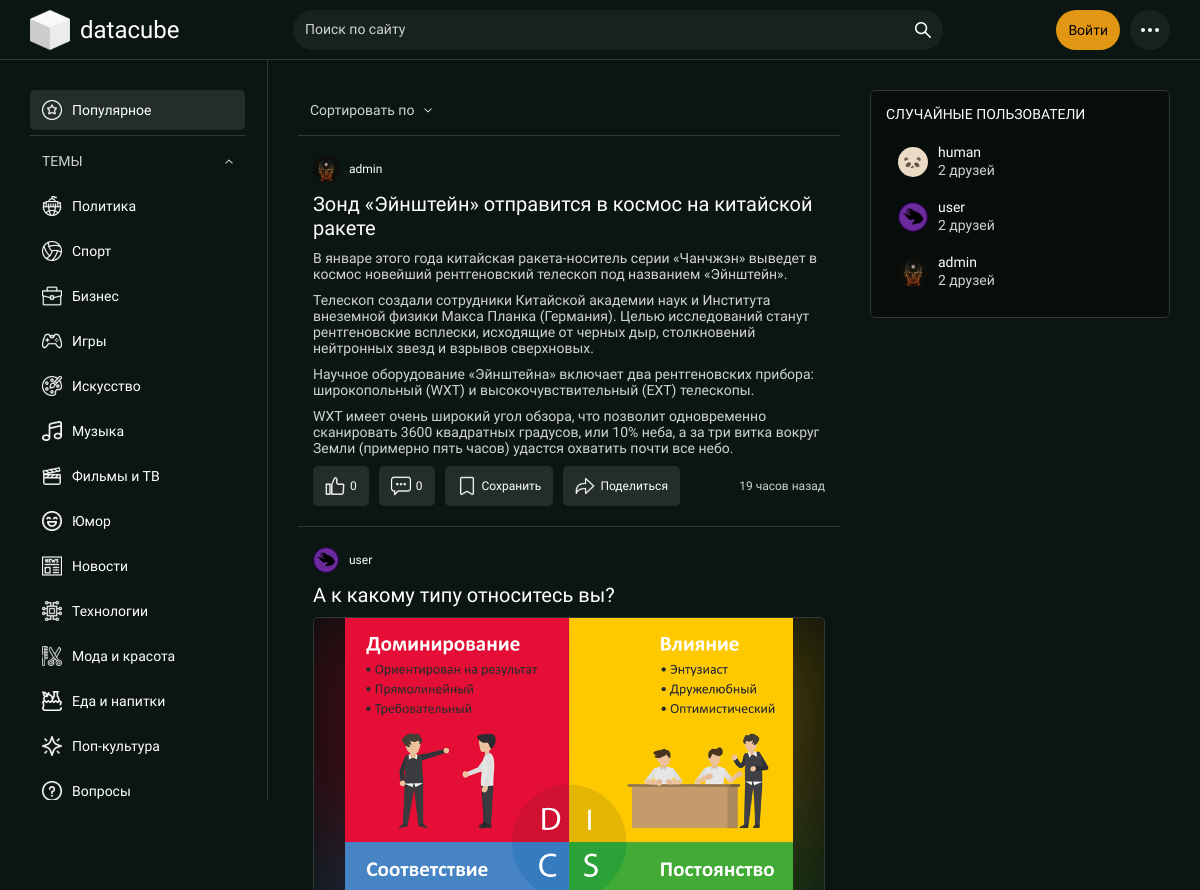
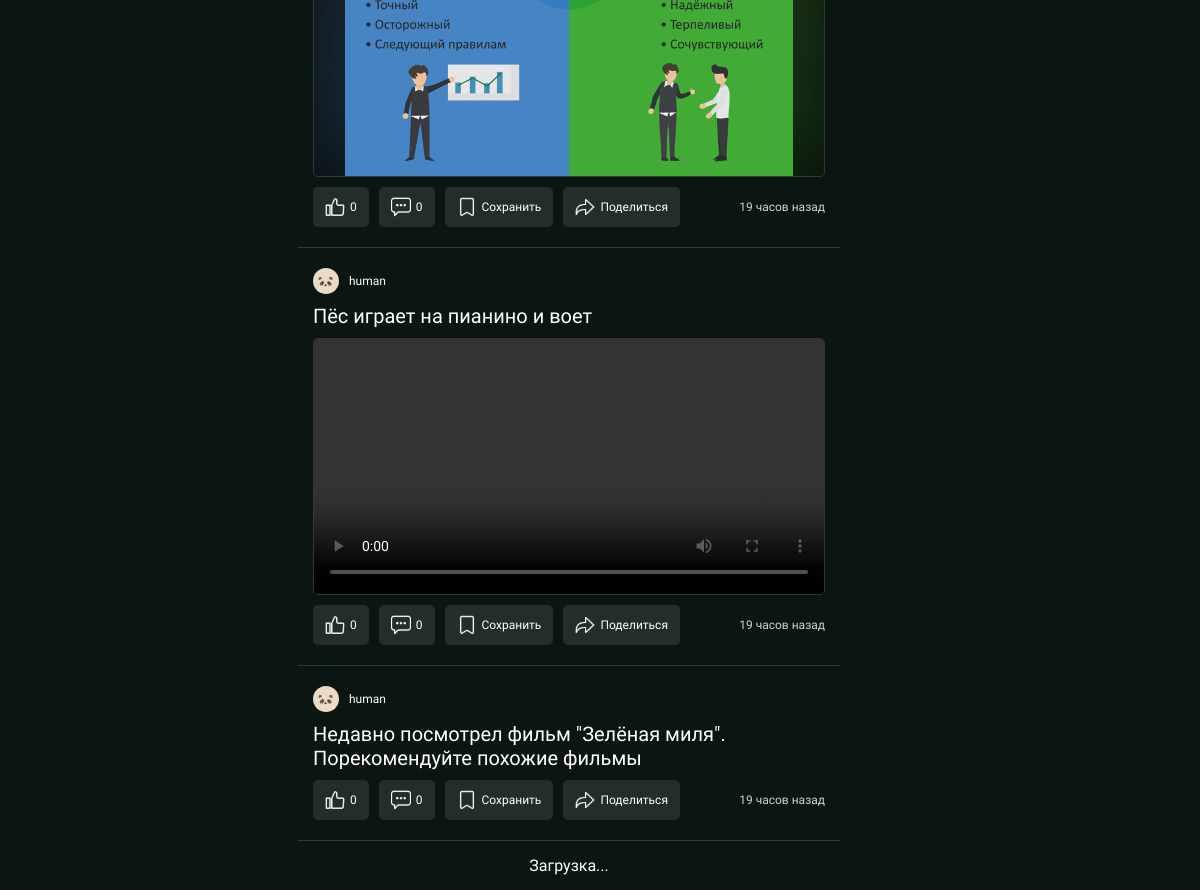
The page / on the database its author committed (2 pictures, top to bottom).
### tables this page shows
CREATE TABLE `topics` (
  `id` bigint UNSIGNED NOT NULL,
  `topic` varchar(255) DEFAULT NULL,
  `topic_image` varchar(255) DEFAULT NULL
);

CREATE TABLE `posts` (
  `id` bigint UNSIGNED NOT NULL,
  `heading` varchar(255) DEFAULT NULL,
  `text` text,
  `post_file` varchar(255) DEFAULT NULL,
  `count_likes` bigint UNSIGNED NOT NULL DEFAULT '0',
  `count_comments` bigint UNSIGNED NOT NULL DEFAULT '0',
  `created_at` timestamp NOT NULL DEFAULT CURRENT_TIMESTAMP,
  `user_id` bigint UNSIGNED NOT NULL,
  `topic_id` bigint UNSIGNED NOT NULL
);

CREATE TABLE `users` (
  `id` bigint UNSIGNED NOT NULL,
  `login` varchar(255) DEFAULT NULL,
  `password` varchar(255) DEFAULT NULL,
  `email` varchar(255) DEFAULT NULL,
  `avatar` varchar(255) DEFAULT NULL,
  `cover` varchar(255) DEFAULT NULL,
  `status` varchar(255) DEFAULT NULL,
  `count_friends` bigint UNSIGNED NOT NULL DEFAULT '0',
  `created_at` timestamp NOT NULL DEFAULT CURRENT_TIMESTAMP,
  `role_id` bigint UNSIGNED NOT NULL DEFAULT '2',
  `status_user_id` bigint UNSIGNED NOT NULL DEFAULT '1'
);

### app/action/dataOrdering/ordering.php (called while the page is built, shortened)
<?php
   $topic_filter = !empty($_GET['topic']) ? "AND `topics`.`id` = ?" : "";
   $search_filter = !empty($_GET['search']) ? "AND `posts`.`heading` LIKE ?" : "";
   $sort_filter = !empty($_GET['sort']) ? ($_GET['sort'] == 'popular' ? "ORDER BY `posts`.`count_likes` DESC" : ($_GET['sort'] == 'old' ? "ORDER BY `posts`.`created_at` ASC" : ($_GET['sort'] == 'new' ? "ORDER BY `posts`.`created_at` DESC" : header("Location: ./index.php")))) : "";
   $query = "SELECT `users`.*, `topics`.*, `posts`.*
   FROM `posts`
      LEFT JOIN `users` ON `posts`.`user_id` = `users`.`id`
      LEFT JOIN `topics` ON `posts`.`topic_id` = `topics`.`id`
   WHERE TRUE $topic_filter $search_filter $sort_filter";
   $stmt = $link->prepare($query);
   $stmt->execute();
   $posts = $stmt->get_result();
?>

### index.php (the view, shortened to what this page needs)
<?php
   require_once "./app/components/header.php";
   $possibleFriends = $link->query("SELECT * FROM `users` ORDER BY RAND() LIMIT 5");
?>
   <main>
      <div class="main-container">
         <?php require_once "./app/components/aside.php"; ?>
         <section class="main-central">
            <div class="main-central__header">
               <a href="#" class="main-central__header__btnSort">
                  Сортировать по<img src="./assets/files/arrow.svg" alt="Стрелочка" class="main-central__header__iconArrow">
               </a>
            </div>
            <div class="separator"></div>
            <div class="main-central__feedPosts" id="feed">
               <?php if($posts->num_rows > 0) { ?>
                  <?php while($post = $posts->fetch_assoc()) { ?>
                     <a href="./post.php?id=<?php echo $post['id']; ?>" class="main-central__post">
                        <div class="main-central__postHeader">
                           <span href="#" class="main-central__postCommunity">
                              <img src="./assets/files/users/avatars/<?php if($post['avatar'] != NULL) { echo $post['avatar']; } else { echo "default-avatar.jpg"; } ?>" alt="<?php echo $post['login']; ?>" class="main-central__postCommunity__icon"><?php echo $post['login']; ?>
                           </span>
                        </div>
                        <div class="main-central__postText">
                           <?php echo $post['heading']; ?>
                        </div>
                        <?php if($post['text'] != NULL) { ?>
                           <div class="main-central__postTextP">
                              <?php echo $post['text']; ?>
                           </div>
                        <?php } ?>
                        <?php if($post['post_file'] != NULL) { ?>
                           <?php $postFileType = pathinfo($post['post_file'], PATHINFO_EXTENSION); ?>
                           <?php if($postFileType == 'jpg' || $postFileType == 'jpeg' || $postFileType == 'png' || $postFileType == 'gif') { ?>
                              <div class="main-central__postImg">
                                 <div class="main-central__postImg__slot">
                                    <img src="./assets/files/posts/images/<?php echo $post['post_file']; ?>" alt="Основное изображение" class="main-central__postImg__mainImg">
                                 </div>
                              </div>
                           <?php } elseif($postFileType == 'mp4' || $postFileType == 'webm') { ?>
                              <video class="main-central__postVideo" preload="auto" controls>
                                 <source src="./assets/files/posts/videos/<?php echo $post['post_file']; ?>" type="video/<?php echo $postFileType; ?>">
                              </video>
                           <?php } ?>
                        <?php } ?>
                        <form action="./app/action/post/post-btns.php" method="POST" class="main-central__postFooter">
                           <div class="main-central__postFooter__block">
                              <?php if(isset($_SESSION['user'])) {
                                 $post_id = $post['id'];
                                 $user_id = $_SESSION['user']['id'];
                                 $like = $link->prepare("SELECT * FROM `likes` WHERE `post_id` = ? AND `user_id` = ?");
                                 $save = $link->prepare("SELECT * FROM `saved` WHERE `post_id` = ? AND `user_id` = ?");
                                 $like->bind_param('ii', $post_id, $user_id);
                                 $save->bind_param('ii', $post_id, $user_id);
                                 $like->execute();
                                 $like->store_result();
                                 $save->execute();
                                 $save->store_result();
                              ?>
                              <button name="like" class="main-central__postFooter__btn">
                                 <img src="./assets/files/<?php if($like->num_rows == 0) { echo "inactive-like.svg"; } else { echo "like-active.svg"; } ?>" alt="Лайк" class="main-central__postFooter__btnIcon">
                                 <span class="like-count"><?php echo $post['count_likes']; ?></span>
                              </button>
                              <?php } else { ?>
                              <button class="main-central__postFooter__btn header-menu__openModal">
                                 <img src="./assets/files/inactive-like.svg" alt="Лайк" class="main-central__postFooter__btnIcon">
                                 <span class="like-count"><?php echo $post['count_likes']; ?></span>
                              </button>
                              <?php } ?>
                              <div class="main-central__postFooter__btn"><img src="./assets/files/comment.svg" alt="Комментарий" class="main-central__postFooter__btnIcon"><?php echo $post['count_comments']; ?></div>
                              <?php if(isset($_SESSION['user'])) { ?>
                              <button name="save" class="main-central__postFooter__btn">
                                 <img src="./assets/files/<?php if($save->num_rows == 0) { echo "inactive-save.svg"; } else { echo "save-active.svg"; } ?>" alt="Сохранить" class="main-central__postFooter__btnIcon">
                                 <span class="save"><?php if($save->num_rows == 0) { echo "Сохранить"; } else { echo "Сохранено"; } ?></span>
                              </button>
                              <?php } else { ?>
                              <button class="main-central__postFooter__btn header-menu__openModal">
                                 <img src="./assets/files/inactive-save.svg" alt="Сохранить" class="main-central__postFooter__btnIcon">
                                 <span class="save">Сохранить</span>
                              </button>
                              <?php } ?>
                              <button class="main-central__postFooter__btn"><img src="./assets/files/share.svg" alt="Поделиться" class="main-central__postFooter__btnIcon">Поделиться</button>
                           </div>
                           <div class="main-central__postFooter__block main-central__postFooter__time">
                              19 часов назад
                           </div>
                        </form>
                     </a>
                     <div class="separator"></div>
                  <?php } ?>
                  <div id="loading">Загрузка...</div>
               <?php } else { ?>
                  <div class="main-central__feedPosts__noPosts">
                     По вашему запросу нет постов
                  </div>
               <?php } ?>
            </div>
         </section>
         <section class="main-right">
            <div class="main-right__block main-right__communities">
               <div class="main-right__communities__title">
                  СЛУЧАЙНЫЕ ПОЛЬЗОВАТЕЛИ
               </div>
               <?php while($possibleFriend = $possibleFriends->fetch_assoc()) { ?>
               <a href="./profile.php?id=<?php echo $possibleFriend['id']; ?>" class="main-right__community">
                  <img src="./assets/files/users/avatars/<?php if($possibleFriend['avatar'] != NULL) { echo $possibleFriend['avatar']; } else { echo "default-avatar.jpg"; } ?>" alt="<?php echo $possibleFriend['login']; ?>" class="main-right__community__icon">
                  <div class="main-right__community__text">
                     <span class="main-right__community__name"><?php echo $possibleFriend['login']; ?></span>
                     <span class="main-right__community__subscribers"><?php echo $possibleFriend['count_friends']; ?> друзей</span>
                  </div>
               </a>
               <?php } ?>
            </div>
         </section>
      </div>
   </main>
</body>
</html>

### app/components/header.php (shortened to what this page needs)
<?php
   require_once "./app/action/core.php";
   require_once "./app/action/dataOrdering/ordering.php";
?>
<!DOCTYPE html>
<html lang="ru">
<head>
   <link rel="stylesheet" href="./assets/styles/style.css">
</head>
<body>
   <header>
      <div class="header-container">
         <a href="./index.php" class="header-block header-logo">
            <img src="./assets/files/logo.svg" alt="Логотип" class="header-logo__iconLogo">
            <span class="header-logo__title">datacube</span>
         </a>
         <form action="./app/action/dataOrdering/search.php" method="GET" class="header-block header-search">
            <input type="text" name="field" class="header-search__field" placeholder="<?php if(!empty($_GET['topic'])) { echo "Поиск по теме: " . $selected_topic['topic']; } else { echo "Поиск по сайту"; } ?>" <?php if(!empty($_GET['search'])) { echo "value=" . $_GET['search']; } ?>>
            <button name="search" class="header-search__button">
               <img src="./assets/files/search.svg" alt="Поиск" class="header-search__iconSearch">
            </button>
         </form>
         <div class="header-block header-menu">
            <?php if(isset($_SESSION['user'])) { ?>
               <a href="./chat.php" class="header-menu__userBtn">
                  <img src="./assets/files/chat.svg" alt="Чат" class="header-menu__userBtnIcon">
               </a>
               <a href="./create-post.php" class="header-menu__userBtn">
                  <img src="./assets/files/plus.svg" alt="Создать пост" class="header-menu__userBtnIcon">
               </a>
               <a href="./profile.php?id=<?php echo $_SESSION['user']['id']; ?>" class="header-menu__userBtn">
                  <img src="./assets/files/profile.svg" alt="Профиль" class="header-menu__userBtnIcon">
               </a>
            <?php } else { ?>
               <a href="#" class="header-menu__btnLogin header-menu__openModal">
                  Войти
               </a>
            <?php } ?>
            <a href="#" class="header-menu__btnHamburgerMenu">
               <img src="./assets/files/dots.svg" alt="Гамбургер меню" class="header-menu__iconDots">
            </a>
         </div>
      </div>
   </header>

### app/components/aside.php (shortened to what this page needs)
<?php
   $stmt = $link->prepare("SELECT * FROM `topics`");
   $stmt->execute();
   $topicsAside = $stmt->get_result();
?>
<aside>
   <div class="aside-block aside-main">
      <a href="#" class="aside-main__btnActive">
         <img src="./assets/files/popular.svg" alt="Популярное" class="aside-main__icon">Популярное
      </a>
      <div class="separator"></div>
      <div class="aside-main__list" data-id="1">
         <a href="#" class="aside-main__list__openList" data-id="1">
            ТЕМЫ<img src="./assets/files/arrow.svg" alt="Стрелочка" class="aside-main__list__iconArrow" data-id="1">
         </a>
         <div class="aside-main__listHidden" data-id="1">
            <div class="aside-main__listShow" data-id="1">
               <?php while ($topic = $topicsAside->fetch_assoc()) { ?>
                  <a href="./index.php?topic=<?php echo $topic['id']; ?>" class="aside-main__btn">
                     <img src="./assets/files/others/topics/<?php echo $topic['topic_image']; ?>" alt="Популярное" class="aside-main__icon"><?php echo $topic['topic']; ?>
                  </a>
               <?php } ?>
            </div>
         </div>
      </div>
   </div>
</aside>

### rows shown on the page
topics: topic_image (picture), topic "Политика"
topics: topic_image (picture), topic "Спорт"
topics: topic_image (picture), topic "Бизнес"
topics: topic_image (picture), topic "Игры"
topics: topic_image (picture), topic "Искусство"
topics: topic_image (picture), topic "Музыка"
topics: topic_image (picture), topic "Фильмы и ТВ"
topics: topic_image (picture), topic "Юмор"
topics: topic_image (picture), topic "Новости"
topics: topic_image (picture), topic "Технологии"
topics: topic_image (picture), topic "Мода и красота"
topics: topic_image (picture), topic "Еда и напитки"
topics: topic_image (picture), topic "Поп-культура"
topics: topic_image (picture), topic "Вопросы"
posts: user.avatar (picture), user.login "admin", heading "Зонд «Эйнштейн» отправится в космос на китайской ракете", text "В январе этого года китайская ракета-носитель серии «Чанчжэн» выведет в космос новейший рентгеновский телескоп под названием «Эйнштейн». Телескоп создали сотрудники Китайской академии наук и Института внеземной физики Макса Планка (Германия). Целью исследований станут рентгеновские всплески, исходящие от черных дыр, столкновений нейтронных звезд и взрывов сверхновых. Научное оборудование «Эйнштейна» включает два рентгеновских прибора: широкопольный (WXT) и высокочувствительный (EXT) телескопы. WXT имеет очень широкий угол обзора, что позволит одновременно сканировать 3600 квадратных градусов, или 10% неба, а за три витка вокруг Земли (примерно пять часов) удастся охватить почти все небо.", count_likes "0", count_comments "0"
posts: user.login (picture), user.login "user", heading "А к какому типу относитесь вы?", post_file (picture), count_likes "0", count_comments "0"
posts: user.avatar (picture), user.login "human", heading "Пёс играет на пианино и воет", count_likes "0", count_comments "0"
posts: user.avatar (picture), user.login "human", heading "Недавно посмотрел фильм \"Зелёная миля\". Порекомендуйте похожие фильмы", count_likes "0", count_comments "0"
users: avatar (picture), login "human", count_friends "2"
users: avatar+login (picture), login "user", count_friends "2"
users: avatar (picture), login "admin", count_friends "2"
